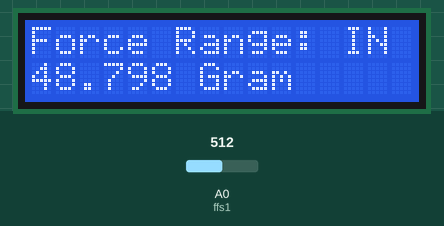
The sketch below on a simulated Arduino Uno, built with avr-gcc and run on an emulated ATmega328P. Shown: 16×2 character LCD. The inputs (shaded band) are chosen by the test bench; at power-on: A0 (ffs1) = 512. What the sketch prints to the serial monitor is not drawn.

Above: at 2.2 s.
2.3 s: A0 (ffs1) set to 114
At 3.5 s:
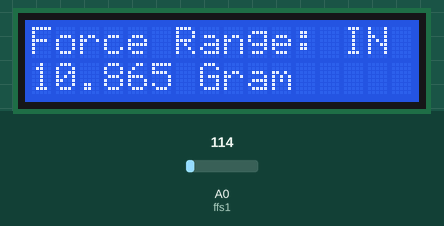
4.1 s: A0 (ffs1) set to 97
At 4.9 s:
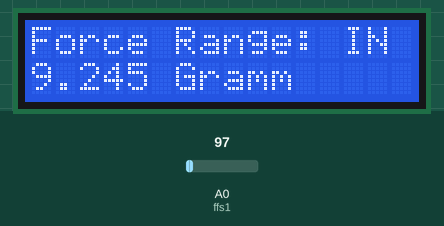
5.7 s: A0 (ffs1) set to 122
At 6.3 s:
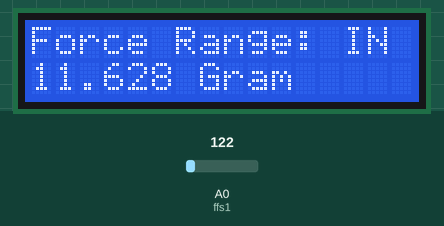
Timing chart, 0 to 8.7 s (numbered marks = the images above; inputs shaded):
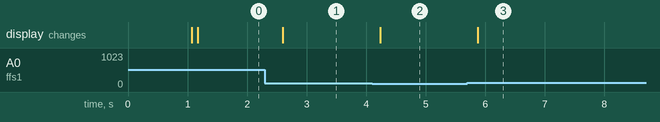

Measured:
- the behaviour switches between 105 and 104 on A0 (ffs1) (found by bisection; images 1 and 2)
- after the input at 2.3 s, the display: changes after 0.30 s (image 1)
- after the input at 4.1 s, the display: changes after 0.14 s (image 2)
- after the input at 5.7 s, the display: changes after 0.18 s (image 3)

The sketch:

Code.ino
```cpp
//Prateek
//https://justdoelectronics.com
//https://www.youtube.com/c/JustDoElectronics/videos

#include <LiquidCrystal.h>
LiquidCrystal lcd(13, 12, 11, 10, 9, 8);

float cf = 19.5;
int ffs1 = A0;
int ffsdata = 0;
float vout;

void setup() {
  Serial.begin(9600);
  lcd.begin(16, 2);
  lcd.print("WWW.PRATEEKS.IN");
  delay(1000);
  pinMode(ffs1, INPUT);
}

void loop() {

  ffsdata = analogRead(ffs1);
  vout = (ffsdata * 5.0) / 1023.0;
  vout = vout * cf;
  Serial.print("Flexi Force sensor: ");
  lcd.setCursor(0, 0);
  lcd.print("Force Range: ");
  delay(100);
  lcd.setCursor(0, 1);
  lcd.print(vout, 3);
  lcd.print("");
  lcd.print(" Gram");
  Serial.print(vout, 3);
  Serial.println("");
  delay(100);
}
```
